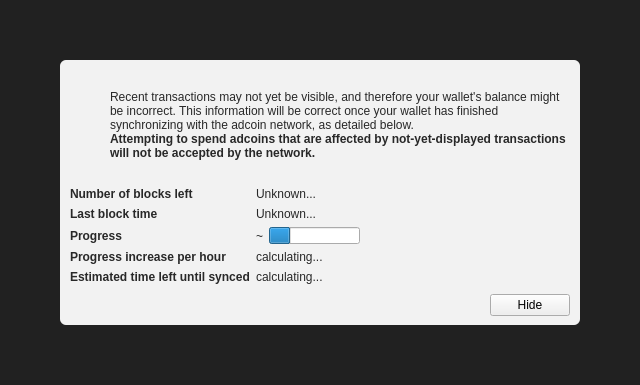
<?xml version="1.0" encoding="UTF-8"?>
<ui version="4.0">
 <class>ModalOverlay</class>
 <widget class="ModalOverlay" name="ModalOverlay">
  <property name="geometry">
   <rect>
    <x>0</x>
    <y>0</y>
    <width>640</width>
    <height>385</height>
   </rect>
  </property>
  <property name="windowTitle">
   <string>Form</string>
  </property>
  <layout class="QVBoxLayout" name="verticalLayout" stretch="0">
   <property name="sizeConstraint">
    <enum>QLayout::SetDefaultConstraint</enum>
   </property>
   <property name="leftMargin">
    <number>0</number>
   </property>
   <property name="topMargin">
    <number>0</number>
   </property>
   <property name="rightMargin">
    <number>0</number>
   </property>
   <property name="bottomMargin">
    <number>0</number>
   </property>
   <item>
    <widget class="QWidget" name="bgWidget" native="true">
     <property name="styleSheet">
      <string notr="true">#bgWidget { background: rgba(0,0,0,220); }</string>
     </property>
     <layout class="QVBoxLayout" name="verticalLayoutMain" stretch="1">
      <property name="leftMargin">
       <number>60</number>
      </property>
      <property name="topMargin">
       <number>60</number>
      </property>
      <property name="rightMargin">
       <number>60</number>
      </property>
      <property name="bottomMargin">
       <number>60</number>
      </property>
      <item>
       <widget class="QWidget" name="contentWidget" native="true">
        <property name="styleSheet">
         <string notr="true">#contentWidget { background: rgba(255,255,255,240); border-radius: 6px; }

QLabel { color: rgb(40,40,40);  }</string>
        </property>
        <layout class="QVBoxLayout" name="verticalLayoutSub" stretch="1,0,0,0">
         <property name="spacing">
          <number>0</number>
         </property>
         <property name="leftMargin">
          <number>10</number>
         </property>
         <property name="topMargin">
          <number>10</number>
         </property>
         <property name="rightMargin">
          <number>10</number>
         </property>
         <property name="bottomMargin">
          <number>10</number>
         </property>
         <item>
          <layout class="QHBoxLayout" name="horizontalLayoutIconText" stretch="0,1">
           <property name="topMargin">
            <number>20</number>
           </property>
           <item>
            <layout class="QVBoxLayout" name="verticalLayoutIcon">
             <property name="leftMargin">
              <number>0</number>
             </property>
             <item>
              <widget class="QPushButton" name="warningIcon">
               <property name="enabled">
                <bool>false</bool>
               </property>
               <property name="text">
                <string/>
               </property>
               <property name="icon">
                <iconset>
                 <normaloff>:/icons/warning</normaloff>
                 <disabledoff>:/icons/warning</disabledoff>:/icons/warning</iconset>
               </property>
               <property name="iconSize">
                <size>
                 <width>48</width>
                 <height>48</height>
                </size>
               </property>
               <property name="flat">
                <bool>true</bool>
               </property>
              </widget>
             </item>
             <item>
              <spacer name="verticalSpacerWarningIcon">
               <property name="orientation">
                <enum>Qt::Vertical</enum>
               </property>
               <property name="sizeHint" stdset="0">
                <size>
                 <width>20</width>
                 <height>40</height>
                </size>
               </property>
              </spacer>
             </item>
            </layout>
           </item>
           <item>
            <layout class="QVBoxLayout" name="verticalLayoutInfoText">
             <property name="leftMargin">
              <number>0</number>
             </property>
             <property name="topMargin">
              <number>0</number>
             </property>
             <item>
              <widget class="QLabel" name="infoText">
               <property name="text">
                <string>Recent transactions may not yet be visible, and therefore your wallet's balance might be incorrect. This information will be correct once your wallet has finished synchronizing with the adcoin network, as detailed below.</string>
               </property>
               <property name="textFormat">
                <enum>Qt::RichText</enum>
               </property>
               <property name="wordWrap">
                <bool>true</bool>
               </property>
              </widget>
             </item>
             <item>
              <widget class="QLabel" name="infoTextStrong">
               <property name="font">
                <font>
                 <weight>75</weight>
                 <bold>true</bold>
                </font>
               </property>
               <property name="text">
                <string>Attempting to spend adcoins that are affected by not-yet-displayed transactions will not be accepted by the network.</string>
               </property>
               <property name="textFormat">
                <enum>Qt::RichText</enum>
               </property>
               <property name="wordWrap">
                <bool>true</bool>
               </property>
              </widget>
             </item>
             <item>
              <spacer name="verticalSpacerInTextSpace">
               <property name="orientation">
                <enum>Qt::Vertical</enum>
               </property>
               <property name="sizeHint" stdset="0">
                <size>
                 <width>20</width>
                 <height>40</height>
                </size>
               </property>
              </spacer>
             </item>
            </layout>
           </item>
          </layout>
         </item>
         <item>
          <spacer name="verticalSpacerAfterText">
           <property name="orientation">
            <enum>Qt::Vertical</enum>
           </property>
           <property name="sizeHint" stdset="0">
            <size>
             <width>20</width>
             <height>40</height>
            </size>
           </property>
          </spacer>
         </item>
         <item>
          <layout class="QFormLayout" name="formLayout">
           <property name="fieldGrowthPolicy">
            <enum>QFormLayout::FieldsStayAtSizeHint</enum>
           </property>
           <property name="horizontalSpacing">
            <number>6</number>
           </property>
           <property name="verticalSpacing">
            <number>6</number>
           </property>
           <property name="topMargin">
            <number>10</number>
           </property>
           <item row="0" column="0">
            <widget class="QLabel" name="labelNumberOfBlocksLeft">
             <property name="font">
              <font>
               <weight>75</weight>
               <bold>true</bold>
              </font>
             </property>
             <property name="text">
              <string>Number of blocks left</string>
             </property>
            </widget>
           </item>
           <item row="0" column="1">
            <widget class="QLabel" name="numberOfBlocksLeft">
             <property name="text">
              <string>Unknown...</string>
             </property>
            </widget>
           </item>
           <item row="1" column="0">
            <widget class="QLabel" name="labelLastBlockTime">
             <property name="font">
              <font>
               <weight>75</weight>
               <bold>true</bold>
              </font>
             </property>
             <property name="text">
              <string>Last block time</string>
             </property>
            </widget>
           </item>
           <item row="1" column="1">
            <widget class="QLabel" name="newestBlockDate">
             <property name="sizePolicy">
              <sizepolicy hsizetype="Maximum" vsizetype="Preferred">
               <horstretch>0</horstretch>
               <verstretch>0</verstretch>
              </sizepolicy>
             </property>
             <property name="text">
              <string>Unknown...</string>
             </property>
            </widget>
           </item>
           <item row="2" column="0">
            <widget class="QLabel" name="labelSyncDone">
             <property name="font">
              <font>
               <weight>75</weight>
               <bold>true</bold>
              </font>
             </property>
             <property name="text">
              <string>Progress</string>
             </property>
            </widget>
           </item>
           <item row="2" column="1">
            <layout class="QHBoxLayout" name="horizontalLayoutSync" stretch="0,1">
             <item>
              <widget class="QLabel" name="percentageProgress">
               <property name="text">
                <string notr="true">~</string>
               </property>
              </widget>
             </item>
             <item>
              <widget class="QProgressBar" name="progressBar">
               <property name="value">
                <number>24</number>
               </property>
               <property name="format">
                <string/>
               </property>
              </widget>
             </item>
            </layout>
           </item>
           <item row="4" column="0">
            <widget class="QLabel" name="labelProgressIncrease">
             <property name="font">
              <font>
               <weight>75</weight>
               <bold>true</bold>
              </font>
             </property>
             <property name="text">
              <string>Progress increase per hour</string>
             </property>
            </widget>
           </item>
           <item row="4" column="1">
            <widget class="QLabel" name="progressIncreasePerH">
             <property name="text">
              <string>calculating...</string>
             </property>
            </widget>
           </item>
           <item row="5" column="0">
            <widget class="QLabel" name="labelEstimatedTimeLeft">
             <property name="font">
              <font>
               <weight>75</weight>
               <bold>true</bold>
              </font>
             </property>
             <property name="text">
              <string>Estimated time left until synced</string>
             </property>
            </widget>
           </item>
           <item row="5" column="1">
            <widget class="QLabel" name="expectedTimeLeft">
             <property name="text">
              <string>calculating...</string>
             </property>
            </widget>
           </item>
          </layout>
         </item>
         <item>
          <layout class="QHBoxLayout" name="horizontalLayoutButtons">
           <property name="leftMargin">
            <number>10</number>
           </property>
           <property name="topMargin">
            <number>10</number>
           </property>
           <item>
            <spacer name="horizontalSpacer">
             <property name="orientation">
              <enum>Qt::Horizontal</enum>
             </property>
             <property name="sizeHint" stdset="0">
              <size>
               <width>40</width>
               <height>20</height>
              </size>
             </property>
            </spacer>
           </item>
           <item>
            <widget class="QPushButton" name="closeButton">
             <property name="text">
              <string>Hide</string>
             </property>
            </widget>
           </item>
          </layout>
         </item>
        </layout>
       </widget>
      </item>
     </layout>
    </widget>
   </item>
  </layout>
 </widget>
 <customwidgets>
  <customwidget>
   <class>ModalOverlay</class>
   <extends>QWidget</extends>
   <header>modaloverlay.h</header>
   <container>1</container>
  </customwidget>
 </customwidgets>
 <resources/>
 <connections/>
</ui>
